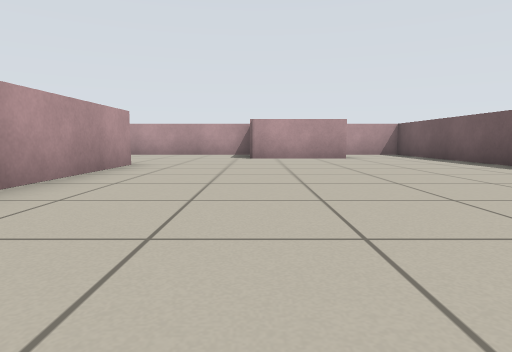
view 1 (above)

16 first-person views from a walk through a world built for the Player/Stage simulator. The camera is 0.45 m above the floor, tilts 6° down and sees 75° across. The lines on the ground mark 1 m squares. The floor is counted in squares, 1 m on a side. Each view is taken from the middle of a square. On the plan, view 1 faces up. The plan holds only what a view shows up to about 9 squares ahead; the rest is blank. Robots are left out.

view 2
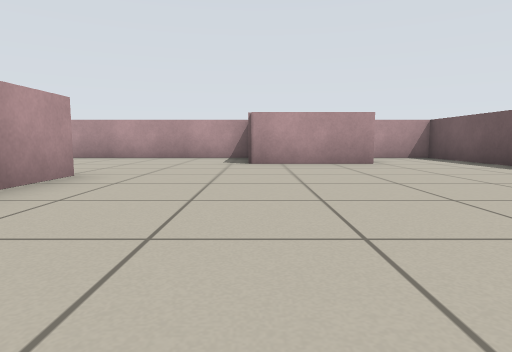

view 3
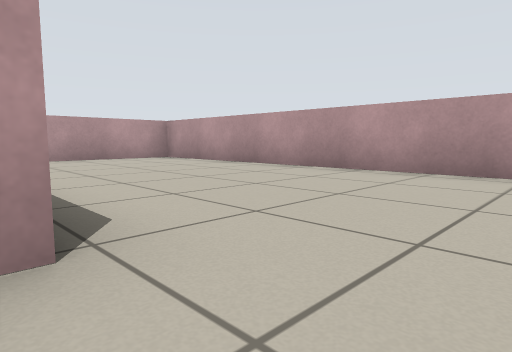

view 4
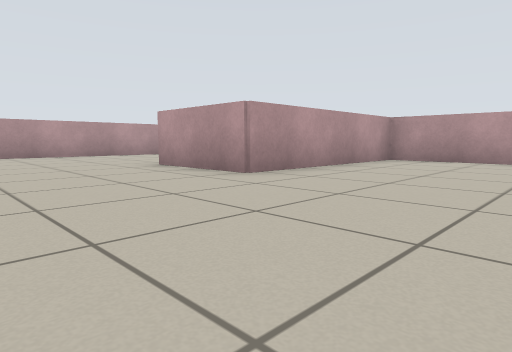

view 5
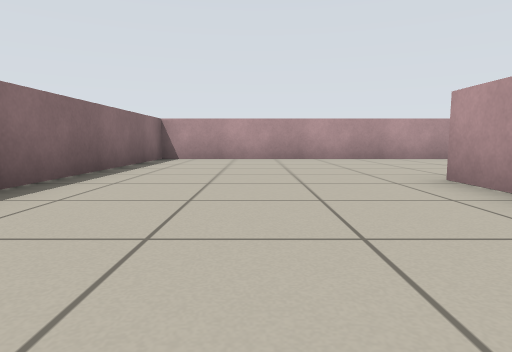

view 6
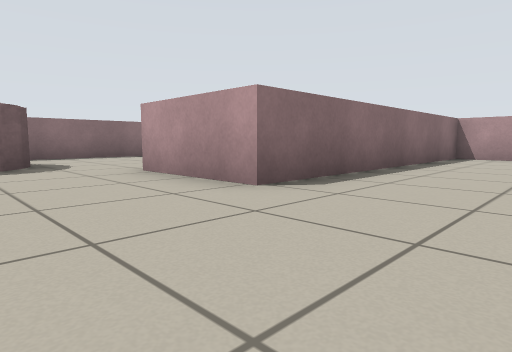

view 7
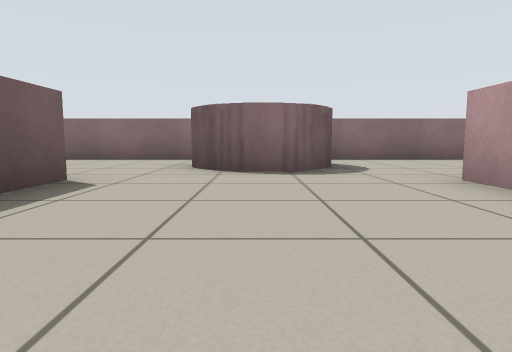

view 8
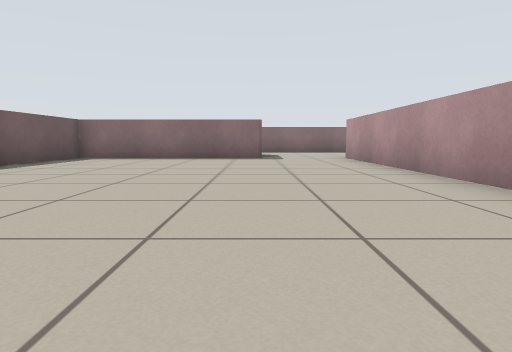

view 9
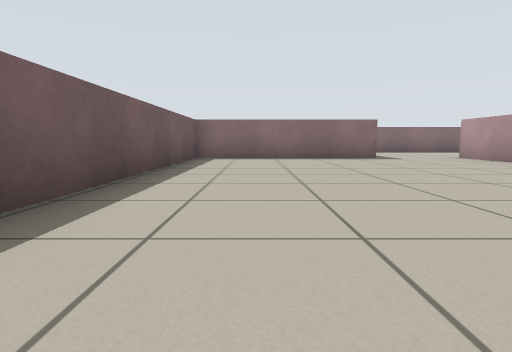

view 10
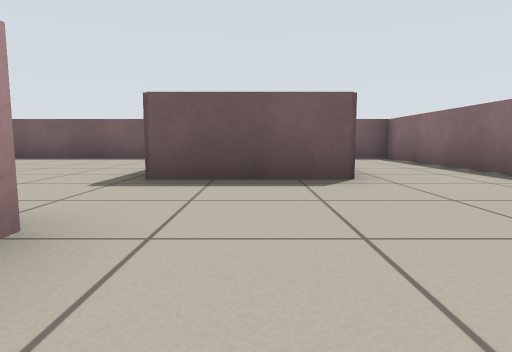

view 11
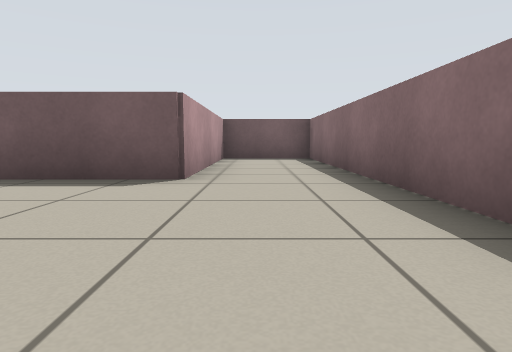

view 12
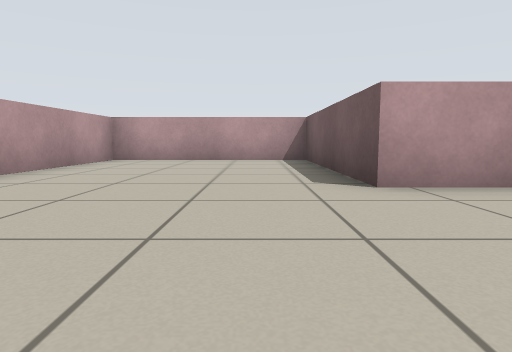

view 13
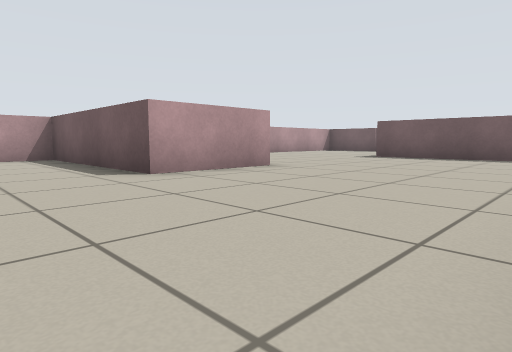

view 14
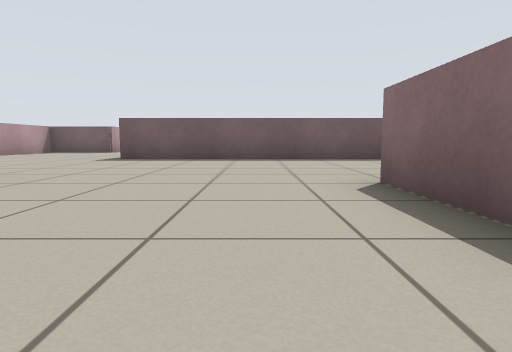

view 15
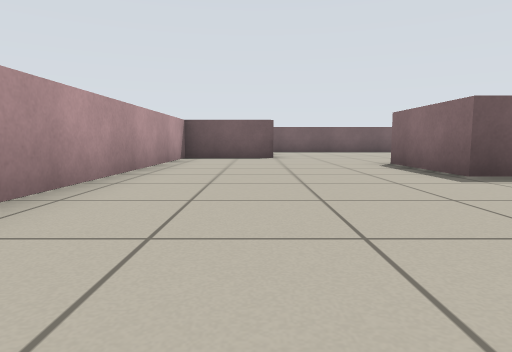

view 16
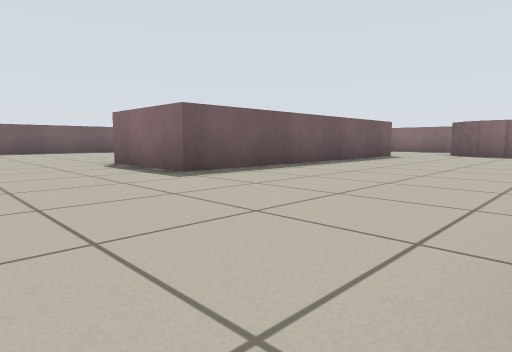

### Floor plan
Points are (right, up) in squares from view 1. A wall is a line through its corners. A room is listed if a view was taken in it or the views show most of it. See-through windows are left out.
Room 1 (views 1, 2, 3, 4, 5, 6, 7, 8, 9, 12, 13, 14, 15, 16)
walls: (-4.8, -0.9) (-4.8, 6.3) (-2.4, 6.3) (-2.4, -0.9); (-7.8, -1.9) (-6.5, -1.9); (-8.1, -2.1) (-7.6, -2.1); (-0.2, -0.7) (4.6, -0.7) (4.6, 10.9) (3.1, 10.9); (2.4, 8.5) (-0.2, 8.5) (-0.2, 10.9) (-9.4, 10.9) (-9.4, 6.2) (-11.8, 6.2) (-11.8, 10.9) (-16.4, 10.9) (-16.4, 1.6) (-9.4, 1.6) (-9.4, -0.9)
ways out: opening at (-5, -2.5) to room 2; opening at (-1.5, -1) to room 2; opening at (-9, -1)
Room 2 (views 10, 11)
walls: (-5.5, -5.4) (4.6, -5.4) (4.6, -3.2) (-0.2, -3.2) (-0.2, -0.7)
ways out: opening at (-5, -2.5) to room 1; opening at (-1.5, -1) to room 1

Where each view was taken, in squares from view 1:
view 1: 0 up, 0 right, facing up
view 2: 2 up, 0 right, facing up
view 3: 6 up, 1 left, facing up-left
view 4: 3 up, 6 left, facing up-left
view 5: 4 up, 8 left, facing left
view 6: 4 up, 7 left, facing down-left
view 7: 3 up, 7 left, facing down
view 8: 8 up, 0 right, facing down
view 9: 8 up, 3 right, facing down
view 10: 2 down, 4 left, facing right
view 11: 4 down, 4 left, facing right
view 12: 3 up, 13 left, facing up
view 13: 2 up, 14 left, facing up-right
view 14: 3 up, 13 left, facing right
view 15: 9 up, 9 left, facing right
view 16: 9 up, 9 left, facing down-right
